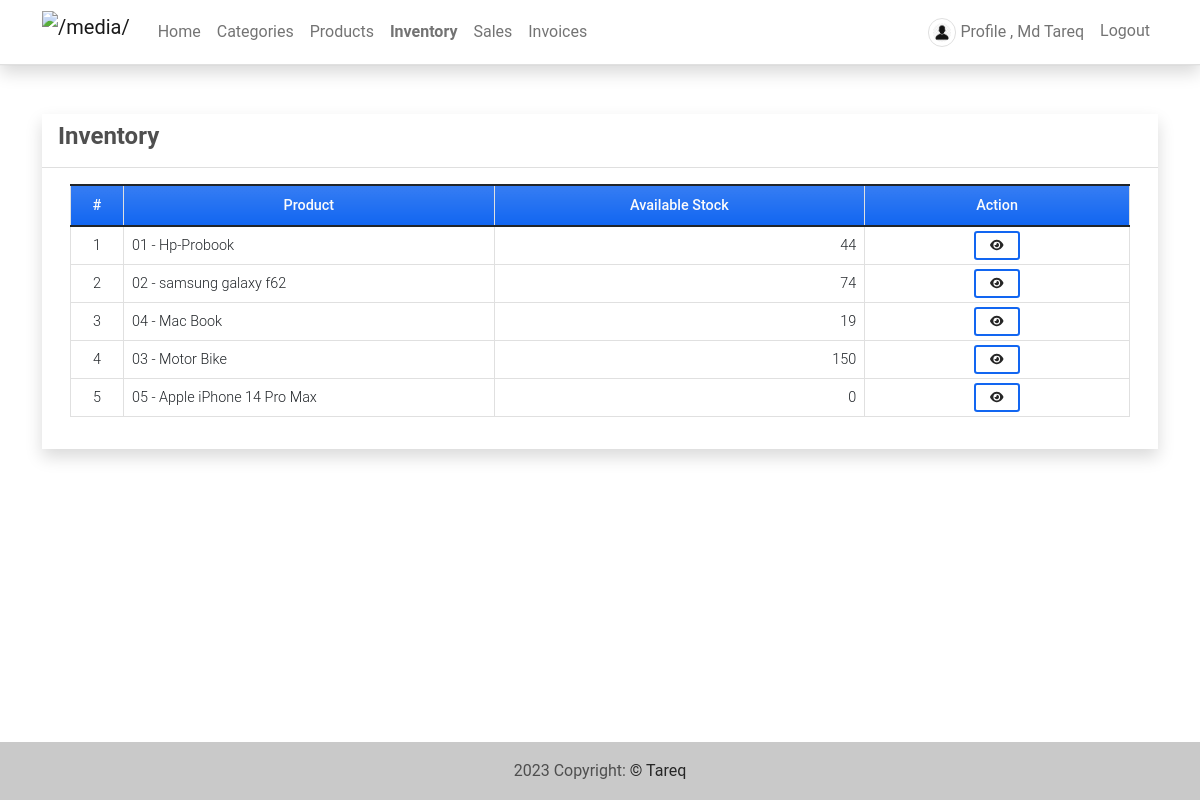
The app's page /inventory (signed in) with its own data.
### imsApp/models.py (models this page shows, shortened)
class Product(models.Model):
    code=models.CharField(max_length=100,blank=True, null=True)
    name=models.CharField(max_length=250,blank=True, null=True)
    description = models.TextField()
    price = models.FloatField(default=0)
    status = models.CharField(max_length=2, choices=(('1','Active'),('2','Inactive')), default=1)
    date_created = models.DateTimeField(default=timezone.now)
    date_updated = models.DateTimeField(auto_now=True)
    def __str__(self):
        return self.code + ' - ' + self.name
    def count_inventory(self):
        stocks = Stock.objects.filter(product = self)
        stockIn = 0
        stockOut = 0
        for stock in stocks:
            if stock.type == '1':
                stockIn = int(stockIn) + int(stock.quantity)
            else:
                stockOut = int(stockOut) + int(stock.quantity)
        available  = stockIn - stockOut
        return available

class Stock(models.Model):
    product = models.ForeignKey(Product, on_delete=models.CASCADE)
    quantity = models.FloatField(default=0)
    type = models.CharField(max_length=2,choices=(('1','Stock-in'),('2','Stock-Out')), default = 1)
    date_created = models.DateTimeField(default=timezone.now)
    date_updated = models.DateTimeField(auto_now=True)

### imsApp/views.py (the view)
# urls.py: path('inventory',views.inventory,name='inventory-page'),
@login_required
def inventory(request):
    context['page_title'] = 'Inventory'
    products = Product.objects.all()
    context['products'] = products
    return render(request, 'inventory.html', context)

### imsApp/templates/inventory.html (shortened to what this page needs)
{% extends 'base.html' %} {% load humanize %} {% block pageContent %}
<div class="col-lg-12 col-md-12 col-sm-12 col-xs-12">
    <div class="card card-default rounded-0 shadow ">
        <div class="card-header">
            <div class="d-flex w-100 align-items-center justify-content-between">
                <h4 class="card-title fw-bold">Inventory</h4>
            </div>
        </div>
        <div class="card-body">
            <div class="container-fluid">
                <table class="table table-bordered" id="product-list">
                    <colgroup>
                        <col width="5%">
                        <col width="35%">
                        <col width="35%">
                        <col width="25%">
                    </colgroup>
                    <thead>
                        <tr class="bg-gradient bg-primary bg-opacity-50 text-light">
                            <th class="px-2 py-2 text-center">#</th>
                            <th class="px-2 py-2 text-center">Product</th>
                            <th class="px-2 py-2 text-center">Available Stock</th>
                            <th class="px-2 py-2 text-center">Action</th>
                        </tr>
                    </thead>
                    <tbody>
                        {% for product in products %}
                        <tr>
                            <td class="px-2 py-1 align-middle text-center">{{ forloop.counter }}</td>
                            <td class="px-2 py-1 align-middle">{{ product }}</td>
                            <td class="px-2 py-1 align-middle text-end">{{ product.count_inventory }}</td>
                            <td class="px-2 py-1 align-middle text-center">
                                <a class="btn btn-outline-primary btn-sm" href="{% url 'inventory-history-page' product.pk %}" data-id="{{ product.pk }}" title="View History">
                                    <i class="fa fa-eye text-dark"></i>
                                </a>
                            </td>
                        </tr>
                        {% endfor %}
                    </tbody>
                </table>
            </div>
        </div>
    </div>
</div>
{% endblock pageContent %}

### imsApp/templates/topNavigation.html (shortened to what this page needs)
{% load static %}
<header>
    <nav class="navbar navbar-expand-lg navbar-light bg-white fixed-top shadow border-bottom">
        <div class="container">
            <a class="navbar-brand" target="_blank" href="{% url 'home-page' %}">
                <img src="{{ MEDIA_URL }}/default/tareq.png" height="16" alt="{{ MEDIA_URL }}" loading="lazy" style="margin-top: -3px;" />
            </a>
            <div class="collapse navbar-collapse" id="navbarExample01">
                <ul class="navbar-nav me-auto mb-2 mb-lg-0" id="topNav">
                    {% if user.id %}
                    <li class="nav-item">
                        <a class="nav-link" aria-current="page" href="{% url 'home-page' %}">Home</a>
                    </li>
                    <li class="nav-item">
                        <a class="nav-link" aria-current="page" href="{% url 'category-page' %}">Categories</a>
                    </li>
                    <li class="nav-item">
                        <a class="nav-link" aria-current="page" href="{% url 'product-page' %}">Products</a>
                    </li>
                    <li class="nav-item">
                        <a class="nav-link" aria-current="page" href="{% url 'inventory-page' %}">Inventory</a>
                    </li>
                    <li class="nav-item">
                        <a class="nav-link" aria-current="page" href="{% url 'sales-page' %}">Sales</a>
                    </li>
                    <li class="nav-item">
                        <a class="nav-link" aria-current="page" href="{% url 'invoice-page' %}">Invoices</a>
                    </li>
                    {% endif %}
                </ul>
                <ul class="navbar-nav d-flex flex-row">
                    {% if user.id %} {% if user.profile.user_type == 1 %} {% endif %}
                    <li class="nav-item me-3 me-lg-0">
                        <a class="nav-link" href="{% url 'profile' %}">
                            <span class="me-1"><img src="{{ MEDIA_URL }}/default/avatar.png" alt="User Avatar" id="user-avatar" class="img-thumbnail rounded-circle"></span>Profile , {{ user.first_name }} {{user.last_name}}
                        </a>
                    </li>
                    <li class="nav-item me-3 me-lg-0">
                        <a class="nav-link" href="{% url 'logout' %}">Logout</a>
                    </li>
                    {% else %}
                    <li class="nav-item me-3 me-lg-0">
                        <a class="nav-link" href="{% url 'login' %}">Login</a>
                    </li>
                    {% endif %}
                </ul>
            </div>
        </div>
    </nav>
</header>

### static/assets/default/css/style.css (style rules this page uses)
html, body { height: 100%; width: 100%; max-height: 100%; overflow: auto; display: flex; flex-direction: column; }
body>header { flex-shrink: auto; }
#user-avatar { width: 1.8rem; height: 1.8rem; object-fit: scale-down; object-position: center center; }
.navbar-brand>img { height: 2em; }
.nav-item.active a.nav-link { font-weight: bolder !important; }

### records on screen
Product: code+name "01 - Hp-Probook", count_inventory "44"
Product: code+name "02 - samsung galaxy f62", count_inventory "74"
Product: code+name "04 - Mac Book", count_inventory "19"
Product: code+name "03 - Motor Bike", count_inventory "150"
Product: code+name "05 - Apple iPhone 14 Pro Max", count_inventory "0"

### other values on screen
{{ user.first_name }} "Md"
{{ user.last_name }} "Tareq"
